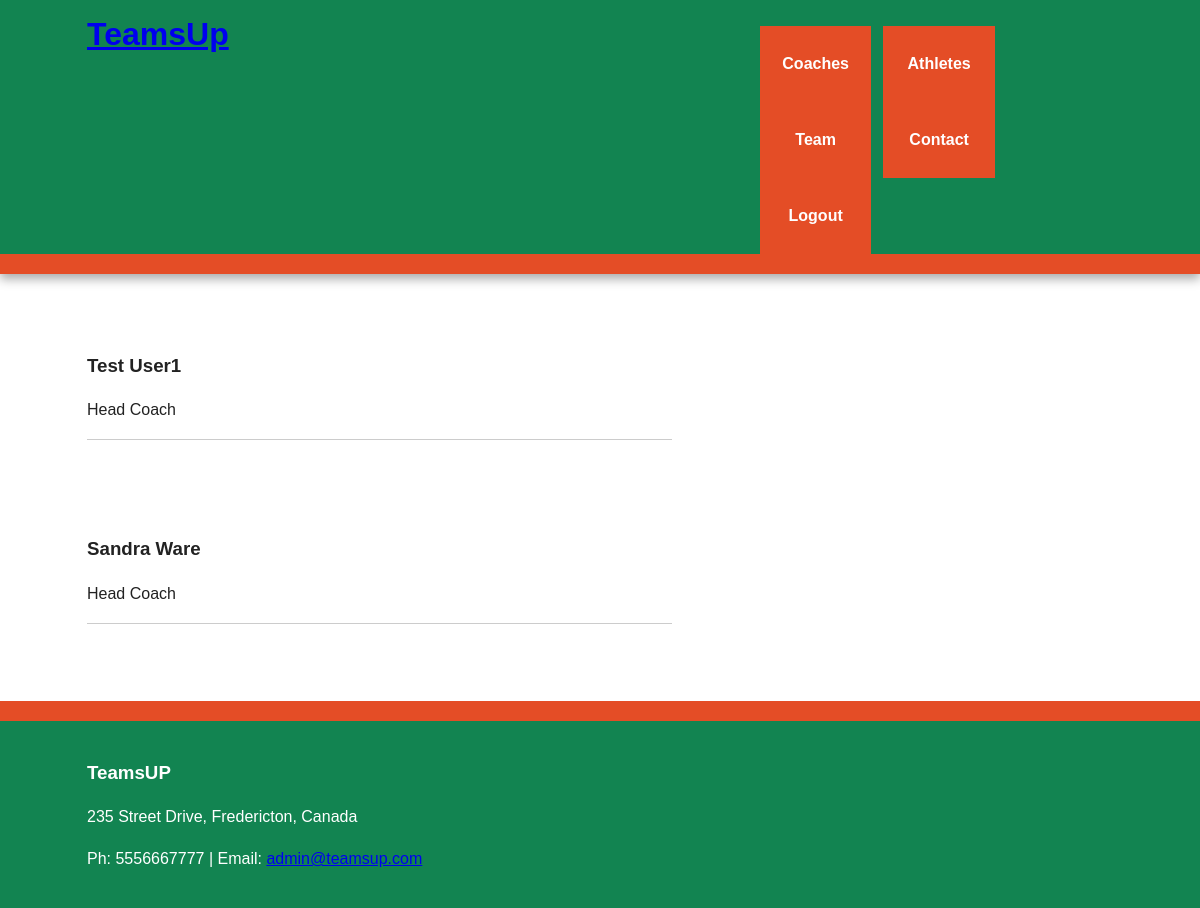
The app's page /coaches (signed in), older data.
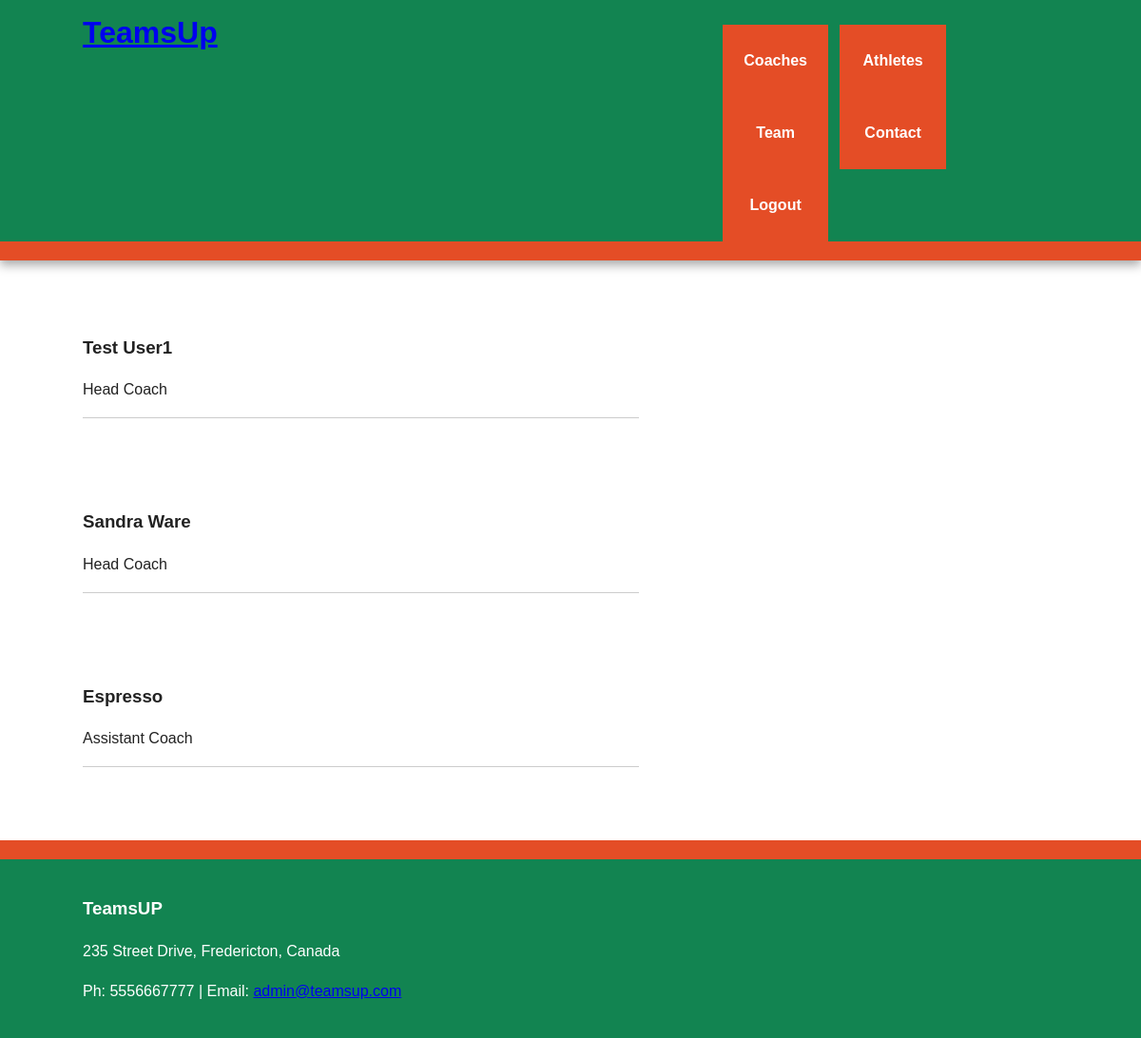
The same page, newer data.
### flask_package/models.py (models this page shows, shortened)
class User(UserMixin, db.Model):
    id = db.Column(db.Integer, primary_key=True)
    name = db.Column(db.String(140), index=True, unique=False)
    role = db.Column(db.String(140), index=True, unique=False)
    email = db.Column(db.String(140), index=True, unique=True)
    username = db.Column(db.String(140), index=True, unique=True)
    password_hash = db.Column(db.String(140))
    joined_at_date = db.Column(db.DateTime(), index=True, default=datetime.utcnow)
    team_id = db.Column(db.Integer, db.ForeignKey('team.id'))

### flask_package/routes.py (the view)
@app.route('/coaches')
@login_required
def coaches():
    coaches = User.query.all()
    return render_template('coaches.html', coaches=coaches)

### flask_package/models.py (called while the page is built)
@login_manager.user_loader
def load_user(user_id):
    return User.query.get(int(user_id))

### flask_package/templates/coaches.html (shortened to what this page needs)
{% extends 'base.html' %}
{% block content%}
    {% for coach in coaches %}
        <article class="main wrapper clearfix">
            <h3>{{ coach.name }} </h3>
            <p>{{ coach.role}}</p>
            <hr>
        </article>
    {% endfor %}
{% endblock%}

Row changes from the older to the newer data that the page shows:
added User: name "Espresso", role "Assistant Coach"
